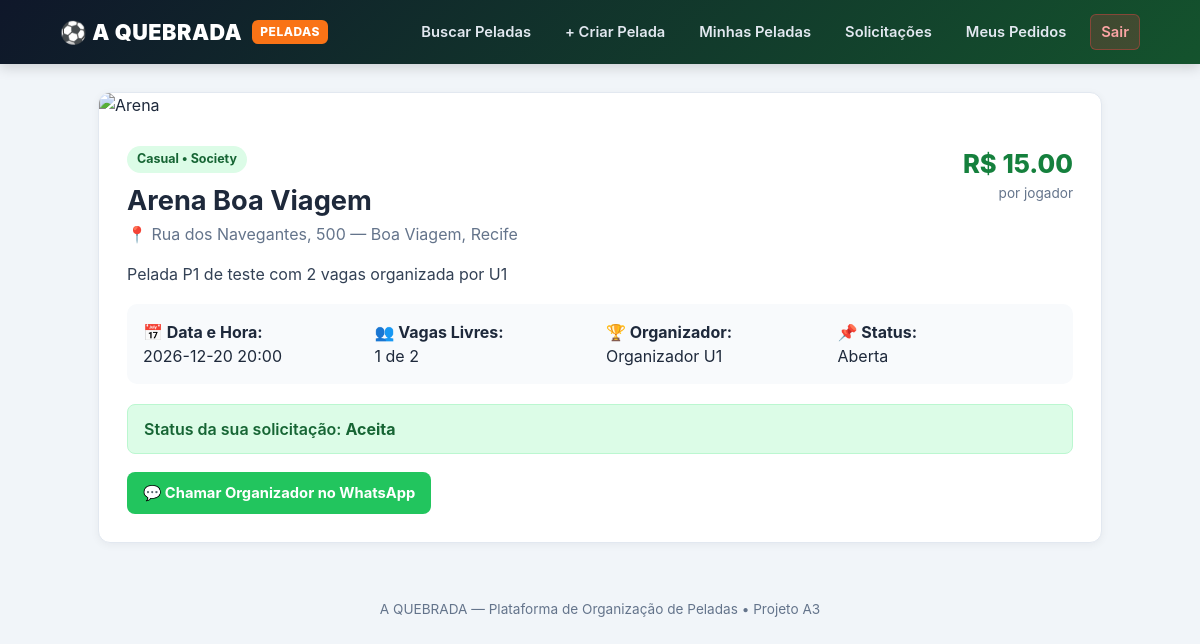
The app's page /pelada/1 (signed in), older data.
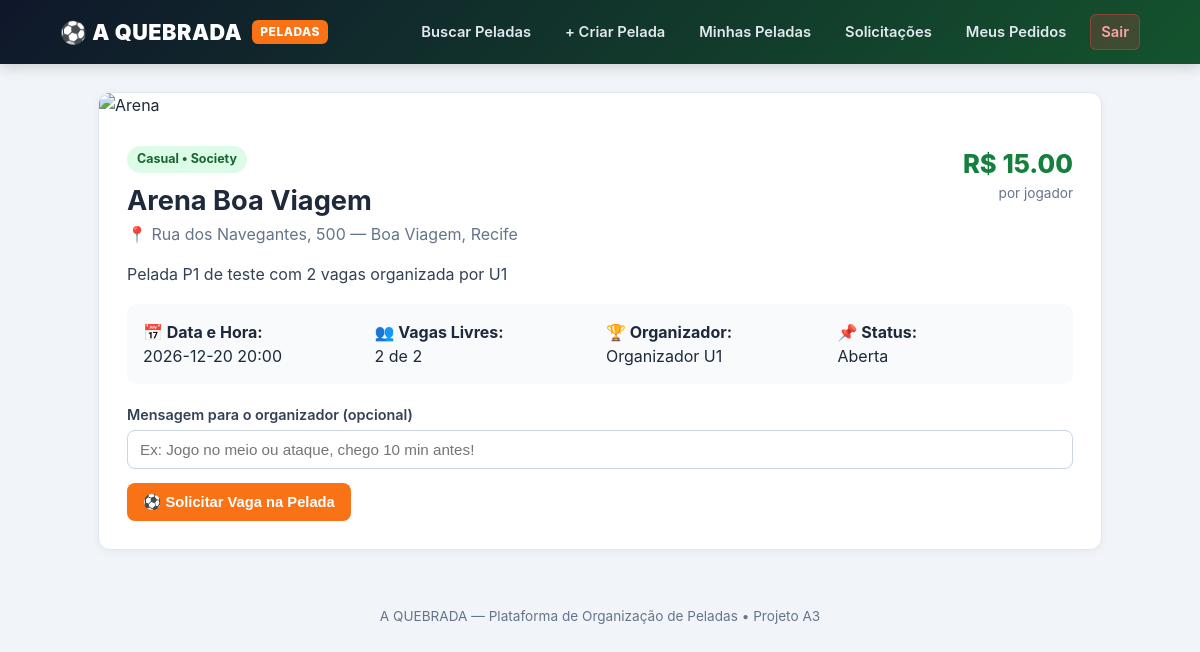
The same page, newer data.
### tables this page shows
CREATE TABLE PELADA (
    id_pelada INTEGER PRIMARY KEY AUTOINCREMENT,
    id_organizador INTEGER NOT NULL,
    id_local INTEGER NOT NULL,
    data_hora TEXT NOT NULL,
    vagas_totais INTEGER NOT NULL CHECK(vagas_totais > 0),
    valor_por_pessoa REAL NOT NULL CHECK(valor_por_pessoa >= 0),
    nivel TEXT DEFAULT 'Casual',
    descricao TEXT,
    status TEXT DEFAULT 'Aberta' CHECK(status IN ('Aberta', 'Lotada', 'Finalizada', 'Cancelada')),
    FOREIGN KEY (id_organizador) REFERENCES USUARIO(id_usuario) ON DELETE CASCADE,
    FOREIGN KEY (id_local) REFERENCES LOCAL(id_local) ON DELETE RESTRICT
);

CREATE TABLE LOCAL (
    id_local INTEGER PRIMARY KEY AUTOINCREMENT,
    nome TEXT NOT NULL CHECK(length(trim(nome)) > 0),
    endereco TEXT NOT NULL,
    bairro TEXT,
    cidade TEXT,
    tipo TEXT CHECK(tipo IN ('Futsal', 'Society', 'Campo', 'Areia'))
);

CREATE TABLE USUARIO (
    id_usuario INTEGER PRIMARY KEY AUTOINCREMENT,
    nome TEXT NOT NULL CHECK(length(trim(nome)) > 0),
    email TEXT NOT NULL UNIQUE COLLATE NOCASE,
    senha_hash TEXT NOT NULL,
    telefone_whatsapp TEXT,
    cidade TEXT,
    posicao_preferida TEXT,
    data_cadastro DATETIME DEFAULT CURRENT_TIMESTAMP
);

CREATE TABLE SOLICITACAO (
    id_solicitacao INTEGER PRIMARY KEY AUTOINCREMENT,
    id_pelada INTEGER NOT NULL,
    id_usuario INTEGER NOT NULL,
    mensagem TEXT CHECK(mensagem IS NULL OR length(mensagem) <= 500),
    status TEXT DEFAULT 'Pendente' CHECK(status IN ('Pendente', 'Aceita', 'Recusada', 'Cancelada')),
    data_solicitacao DATETIME DEFAULT CURRENT_TIMESTAMP,
    data_resposta DATETIME,
    compareceu INTEGER CHECK(compareceu IS NULL OR compareceu IN (0, 1)),
    UNIQUE(id_pelada, id_usuario),
    FOREIGN KEY (id_pelada) REFERENCES PELADA(id_pelada) ON DELETE CASCADE,
    FOREIGN KEY (id_usuario) REFERENCES USUARIO(id_usuario) ON DELETE CASCADE
);

### app.py (the view)
@app.route('/pelada/<int:id_pelada>')
@login_required
def detalhes_pelada(id_pelada):
    conn = get_db()
    pelada = conn.execute('''
        SELECT p.*, l.nome AS local_nome, l.endereco, l.bairro, l.cidade, l.tipo,
               u.nome AS organizador_nome, u.telefone_whatsapp AS organizador_whatsapp,
               (p.vagas_totais - (
                   SELECT COUNT(*) FROM SOLICITACAO s
                   WHERE s.id_pelada = p.id_pelada AND s.status = 'Aceita'
               )) AS vagas_livres
        FROM PELADA p
        JOIN LOCAL l ON p.id_local = l.id_local
        JOIN USUARIO u ON p.id_organizador = u.id_usuario
        WHERE p.id_pelada = ?
    ''', (id_pelada,)).fetchone()
    if not pelada:
        conn.close()
        return 'Pelada não encontrada', 404
    solicitacao = conn.execute(
        'SELECT * FROM SOLICITACAO WHERE id_pelada = ? AND id_usuario = ?',
        (id_pelada, session['user_id'])
    ).fetchone()
    conn.close()
    return render_template('detalhes.html', pelada=pelada, solicitacao=solicitacao)

### app.py (called while the page is built)
def get_db():
    conn = sqlite3.connect(DB_PATH)
    conn.row_factory = sqlite3.Row
    conn.execute('PRAGMA foreign_keys = ON')
    return conn

def login_required(f):
    @wraps(f)
    def decorated(*args, **kwargs):
        if 'user_id' not in session:
            return redirect(url_for('login'))
        return f(*args, **kwargs)
    return decorated

@app.after_request
def add_no_cache_headers(response):
    response.headers['Cache-Control'] = 'no-store, no-cache, must-revalidate, max-age=0'
    response.headers['Pragma'] = 'no-cache'
    response.headers['Expires'] = '0'
    return response

### templates/detalhes.html
{% extends 'base.html' %}
{% block content %}
<div class="card">
  <img src="https://images.unsplash.com/photo-1529900748604-07564a03e7a6?auto=format&fit=crop&w=1100&q=80" alt="Arena" style="width: 100%; height: 240px; object-fit: cover;">
  <div class="card-body" style="padding: 28px;">
    <div style="display: flex; justify-content: space-between; align-items: flex-start; flex-wrap: wrap; gap: 12px; margin-bottom: 16px;">
      <div>
        <span class="tag tag-green" style="margin-bottom: 8px;">{{ pelada['nivel'] }} &bull; {{ pelada['tipo'] }}</span>
        <h1 style="font-size: 1.7rem;">{{ pelada['local_nome'] }}</h1>
        <p style="color: #64748b;">📍 {{ pelada['endereco'] }} — {{ pelada['bairro'] }}, {{ pelada['cidade'] }}</p>
      </div>
      <div style="text-align: right;">
        <span class="price" style="font-size: 1.6rem;">R$ {{ "%.2f"|format(pelada['valor_por_pessoa']) }}</span>
        <p style="color: #64748b; font-size: 0.85rem;">por jogador</p>
      </div>
    </div>
    {% if pelada['descricao'] %}
      <p style="margin-bottom: 18px; color: #334155;">{{ pelada['descricao'] }}</p>
    {% endif %}
    <div style="display: grid; grid-template-columns: repeat(auto-fit, minmax(180px, 1fr)); gap: 12px; background: #f8fafc; padding: 16px; border-radius: 10px; margin-bottom: 20px;">
      <div><strong>📅 Data e Hora:</strong><br>{{ pelada['data_hora'] }}</div>
      <div><strong>👥 Vagas Livres:</strong><br>{{ pelada['vagas_livres'] }} de {{ pelada['vagas_totais'] }}</div>
      <div><strong>🏆 Organizador:</strong><br>{{ pelada['organizador_nome'] }}</div>
      <div><strong>📌 Status:</strong><br>{{ pelada['status'] }}</div>
    </div>
    {% if pelada['id_organizador'] != session.get('user_id') %}
      {% if not solicitacao %}
        <form method="POST" action="/pelada/{{ pelada['id_pelada'] }}/solicitar">
          <div class="form-group">
            <label>Mensagem para o organizador (opcional)</label>
            <input type="text" name="mensagem" placeholder="Ex: Jogo no meio ou ataque, chego 10 min antes!">
          </div>
          <button type="submit" data-cy="solicitar-vaga" class="btn btn-accent">⚽ Solicitar Vaga na Pelada</button>
        </form>
      {% else %}
        <div class="alert alert-success">Status da sua solicitação: <strong>{{ solicitacao['status'] }}</strong></div>
        {% if solicitacao['status'] == 'Aceita' and pelada['organizador_whatsapp'] %}
          <a href="https://wa.me/{{ pelada['organizador_whatsapp'] }}" target="_blank" data-cy="abrir-whatsapp" class="btn btn-whatsapp">💬 Chamar Organizador no WhatsApp</a>
        {% endif %}
      {% endif %}
    {% else %}
      <a href="/pelada/{{ pelada['id_pelada'] }}/editar" class="btn btn-outline">✏️ Gerenciar / Editar Minha Pelada</a>
    {% endif %}
  </div>
</div>
{% endblock %}

### templates/base.html (shortened to what this page needs)
<!DOCTYPE html>
<html lang="pt-BR">
<head>
</head>
<body>
  <header>
    <div class="nav-container">
      <a href="/buscar" class="brand">⚽ A QUEBRADA <span class="badge-logo">PELADAS</span></a>
      {% if session.get('user_id') %}
      <nav>
        <a href="/buscar">Buscar Peladas</a>
        <a href="/pelada/nova">+ Criar Pelada</a>
        <a href="/minhas-peladas">Minhas Peladas</a>
        <a href="/solicitacoes">Solicitações</a>
        <a href="/meus-pedidos">Meus Pedidos</a>
        <a href="/logout" data-cy="sair" class="btn-sair">Sair</a>
      </nav>
      {% endif %}
    </div>
  </header>
  <div class="container">
    {% block content %}{% endblock %}
  </div>
  <footer>A QUEBRADA — Plataforma de Organização de Peladas &bull; Projeto A3</footer>
</body>
</html>

### templates/base.html (style rules this page uses)
:root { --primary: #15803d; --primary-dark: #14532d; --accent: #f97316; --dark: #0f172a; --bg: #f1f5f9; --card: #ffffff; --text: #1e293b; --muted: #64748b; --border: #e2e8f0; }
* { box-sizing: border-box; margin: 0; padding: 0; }
body { font-family: -apple-system, BlinkMacSystemFont, "Segoe UI", Roboto, sans-serif; background: var(--bg); color: var(--text); line-height: 1.5; }
header { background: linear-gradient(135deg, #0f172a 0%, #14532d 100%); color: #fff; padding: 14px 24px; box-shadow: 0 4px 12px rgba(0,0,0,0.15); position: sticky; top: 0; z-index: 100; }
.nav-container { max-width: 1080px; margin: 0 auto; display: flex; justify-content: space-between; align-items: center; flex-wrap: wrap; gap: 12px; }
.brand { display: flex; align-items: center; gap: 10px; text-decoration: none; color: #fff; font-weight: 900; font-size: 1.35rem; letter-spacing: 0.5px; }
.brand span.badge-logo { background: var(--accent); color: #fff; padding: 3px 8px; border-radius: 6px; font-size: 0.75rem; font-weight: 800; }
nav { display: flex; gap: 14px; align-items: center; flex-wrap: wrap; }
nav a { color: #e2e8f0; text-decoration: none; font-size: 0.92rem; font-weight: 600; padding: 6px 10px; border-radius: 6px; transition: 0.2s; }
.btn-sair { background: rgba(239,68,68,0.2); color: #fca5a5 !important; border: 1px solid rgba(239,68,68,0.4); }
.container { max-width: 1040px; margin: 28px auto; padding: 0 18px; }
.card { background: var(--card); border-radius: 12px; border: 1px solid var(--border); box-shadow: 0 2px 8px rgba(15,23,42,0.05); overflow: hidden; margin-bottom: 18px; }
.card-body { padding: 20px; }
.tag { display: inline-block; padding: 4px 10px; border-radius: 999px; font-size: 0.78rem; font-weight: 700; }
.tag-green { background: #dcfce7; color: #166534; }
.btn { display: inline-block; padding: 10px 16px; border-radius: 8px; border: none; font-weight: 700; font-size: 0.92rem; cursor: pointer; text-decoration: none; text-align: center; transition: 0.2s; }
.btn-accent { background: var(--accent); color: #fff; }
.form-group { margin-bottom: 14px; }
label { display: block; font-weight: 600; margin-bottom: 5px; font-size: 0.9rem; color: #334155; }
input, select, textarea { width: 100%; padding: 10px 12px; border: 1px solid #cbd5e1; border-radius: 8px; font-size: 0.95rem; background: #fff; }
.price { font-size: 1.25rem; font-weight: 800; color: var(--primary); }
footer { text-align: center; color: var(--muted); font-size: 0.85rem; padding: 28px 16px; }

Row changes from the older to the newer data that the page shows:
removed SOLICITACAO: status "Aceita"
Text that changed along with them:
{{ pelada['vagas_livres'] }}: "1" → "2"
text no longer shown: "Status da sua solicitação: 💬 Chamar Organizador no WhatsApp"
text now shown: "Mensagem para o organizador (opcional) ⚽ Solicitar Vaga na Pelada"
